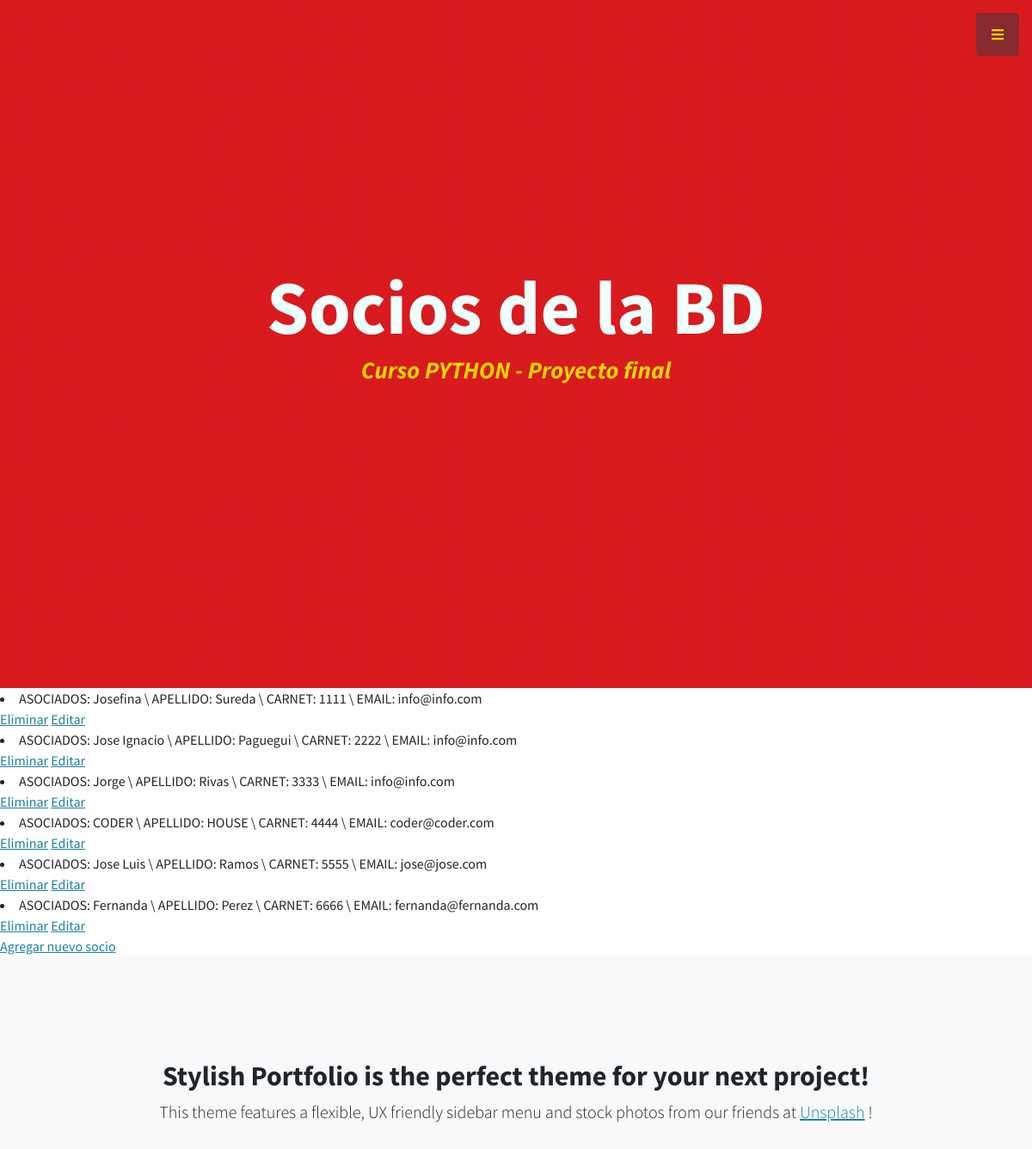
Before: /App1/leerAsociados (upper part) with the older database file.
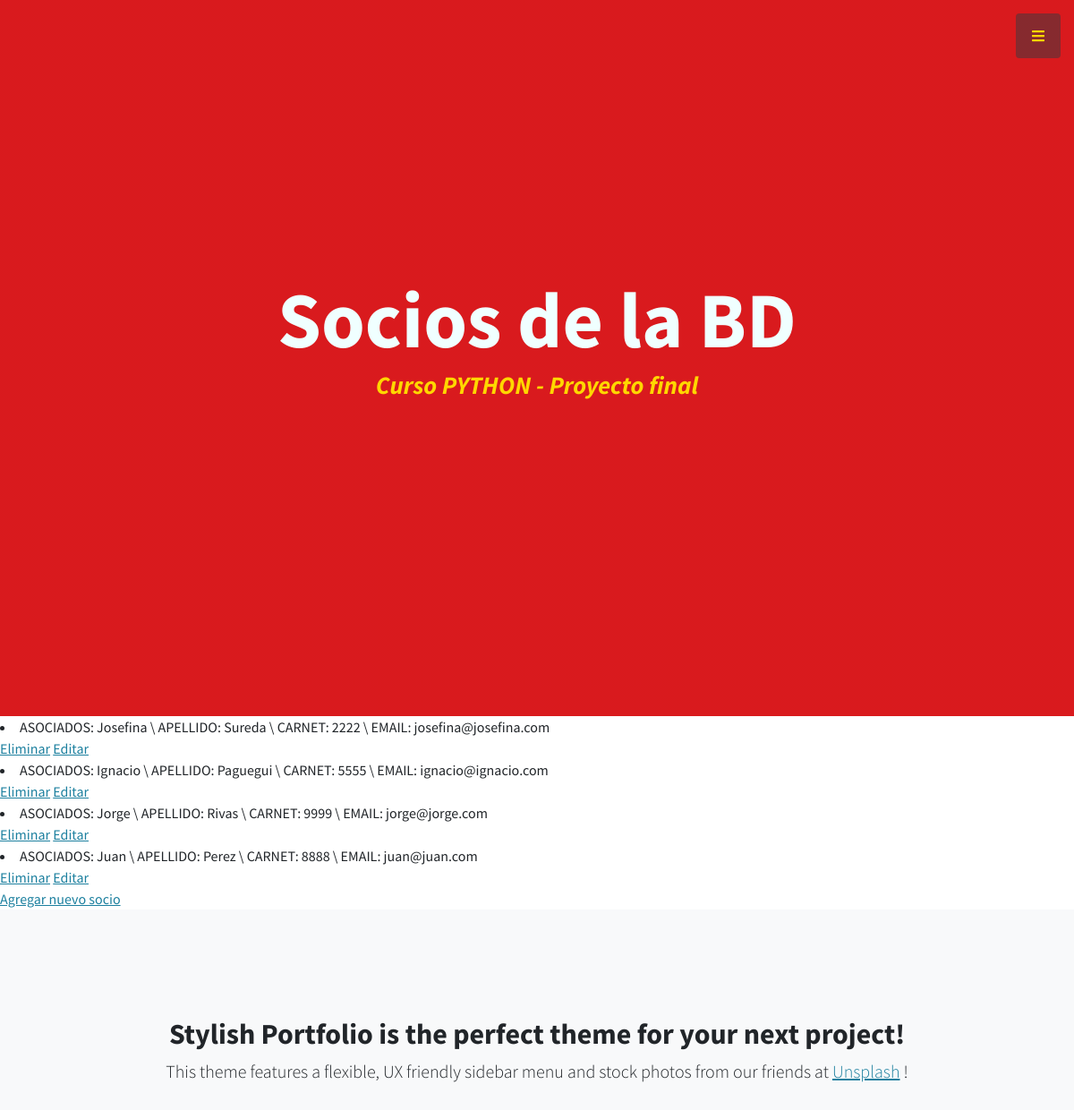
After: the same page with the newer database file.
### App1/models.py (models this page shows)
class Asociados (models.Model):
    nombre = models.CharField(max_length=50)
    apellido = models.CharField(max_length=50)
    nroCarnet = models.IntegerField()
    email = models.EmailField()
    def __str__(self):
        return f"ASOCIADOS: {self.nombre} \ APELLIDO: {self.apellido} \ CARNET: {self.nroCarnet} \ EMAIL: {self.email}"

### App1/views.py (the view)
# urls.py: path('leerAsociados', views.leerAsociados, name="LeerAsociados"),
def leerAsociados(request):
    asociados = Asociados.objects.all()
    dir = {"asociados":asociados}
    return render(request, "App1/leerAsociados.html", dir)

### App1/templates/App1/leerAsociados.html
{% extends "App1/padre.html" %}
{% load static %}
{% block contenido2 %}
    <h1 class="mb-1" style="color: azure;"> Socios de la BD <br> </h1>
{% endblock %}
{% block contenido %}
{% for s in asociados %}
    <li> {{ s }} </li>
        <a href="{% url 'EliminarAsociados' s.nombre %}">Eliminar</a>
        <a href="{% url 'EditarAsociados' s.nombre %}">Editar</a>
    <br>
{% endfor %}
<a href="{% url 'AsociadosFormulario'%}"> Agregar nuevo socio </a>
{% endblock %}

### App1/templates/App1/padre.html (shortened to what this page needs)
<!DOCTYPE html>
<html lang="en">
    <head>
        {% load static %}
        <link href="https://cdnjs.cloudflare.com/ajax/libs/simple-line-icons/2.5.5/css/simple-line-icons.min.css" rel="stylesheet" />
        <link href="{% static 'App1/css/styles.css' %}" rel="stylesheet" />
    </head>
    <body id="page-top">
        <a class="menu-toggle rounded" href="#" style="color: gold;"><i class="fas fa-bars"></i></a>
        <header class="masthead d-flex align-items-center">
            <div class="container px-4 px-lg-5 text-center">
                {% block contenido2 %}
                {% endblock %}
                <h3 class="mb-5" style="color: gold;"><em> Curso PYTHON - Proyecto final</em></h3>
            </div>
        </header>
        {% block contenido %}
        {% endblock %}
        <section class="content-section bg-light" id="about">
            <div class="container px-4 px-lg-5 text-center">
                <div class="row gx-4 gx-lg-5 justify-content-center">
                    <div class="col-lg-10">
                        <h2>Stylish Portfolio is the perfect theme for your next project!</h2>
                        <p class="lead mb-5">
                            This theme features a flexible, UX friendly sidebar menu and stock photos from our friends at
                            <a href="https://unsplash.com/">Unsplash</a>
                            !
                        </p>
                    </div>
                </div>
            </div>
        </section>
    </body>
</html>

Changed rows visible on the page:
removed Asociados: nombre+apellido+nroCarnet "ASOCIADOS: Josefina \\ APELLIDO: Sureda \\ CARNET: 1111 \\ EMAIL: info@info.com"
removed Asociados: nombre+apellido+nroCarnet "ASOCIADOS: Jose Ignacio \\ APELLIDO: Paguegui \\ CARNET: 2222 \\ EMAIL: info@info.com"
removed Asociados: nombre+apellido+nroCarnet "ASOCIADOS: Jorge \\ APELLIDO: Rivas \\ CARNET: 3333 \\ EMAIL: info@info.com"
removed Asociados: nombre+apellido+nroCarnet "ASOCIADOS: CODER \\ APELLIDO: HOUSE \\ CARNET: 4444 \\ EMAIL: coder@coder.com"
removed Asociados: nombre+apellido+nroCarnet "ASOCIADOS: Jose Luis \\ APELLIDO: Ramos \\ CARNET: 5555 \\ EMAIL: jose@jose.com"
removed Asociados: nombre+apellido+nroCarnet "ASOCIADOS: Fernanda \\ APELLIDO: Perez \\ CARNET: 6666 \\ EMAIL: fernanda@fernanda.com"
added Asociados: nombre+apellido+nroCarnet "ASOCIADOS: Josefina \\ APELLIDO: Sureda \\ CARNET: 2222 \\ EMAIL: josefina@josefina.com"
added Asociados: nombre+apellido+nroCarnet "ASOCIADOS: Ignacio \\ APELLIDO: Paguegui \\ CARNET: 5555 \\ EMAIL: ignacio@ignacio.com"
added Asociados: nombre+apellido+nroCarnet "ASOCIADOS: Jorge \\ APELLIDO: Rivas \\ CARNET: 9999 \\ EMAIL: jorge@jorge.com"
added Asociados: nombre+apellido+nroCarnet "ASOCIADOS: Juan \\ APELLIDO: Perez \\ CARNET: 8888 \\ EMAIL: juan@juan.com"
